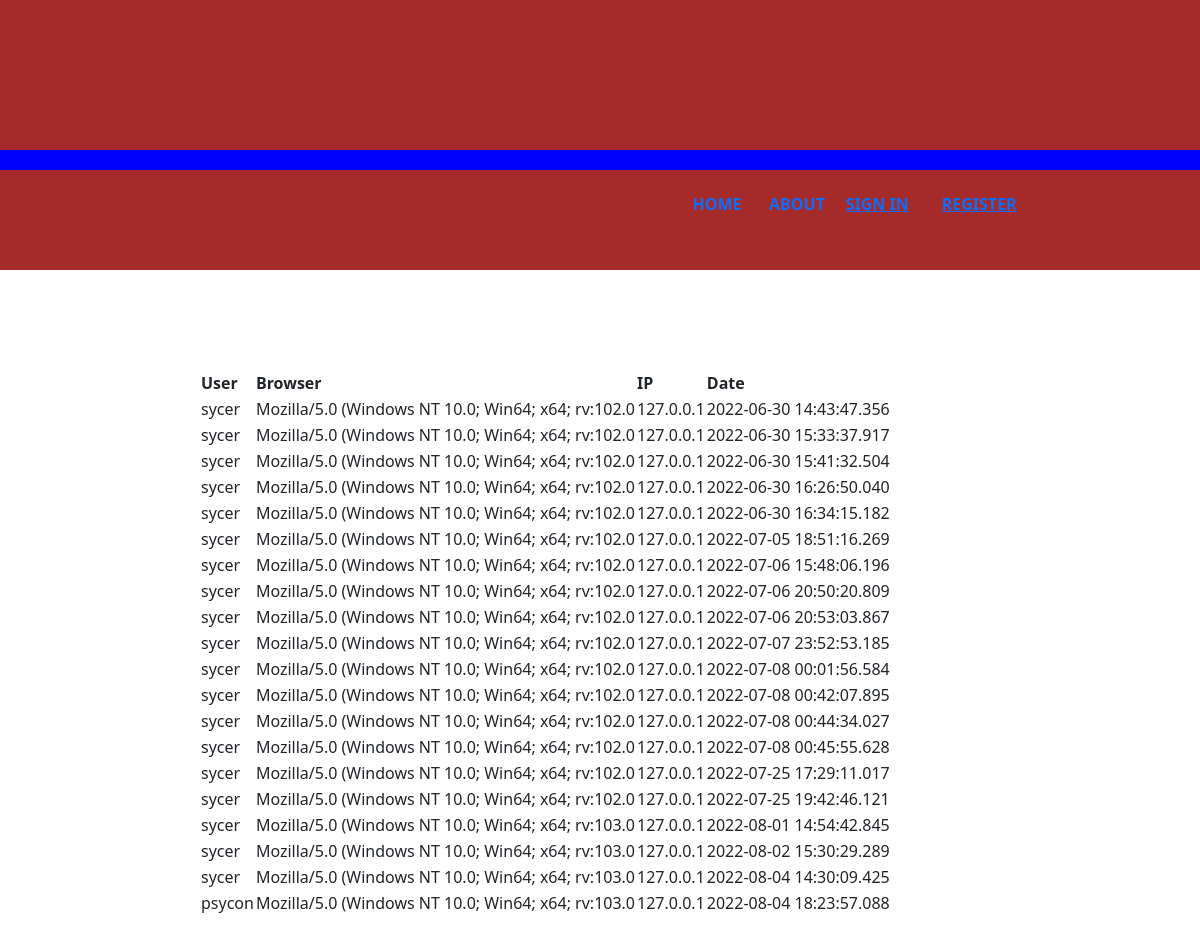
The page /HTML/adminPage.php on the database as committed earlier.
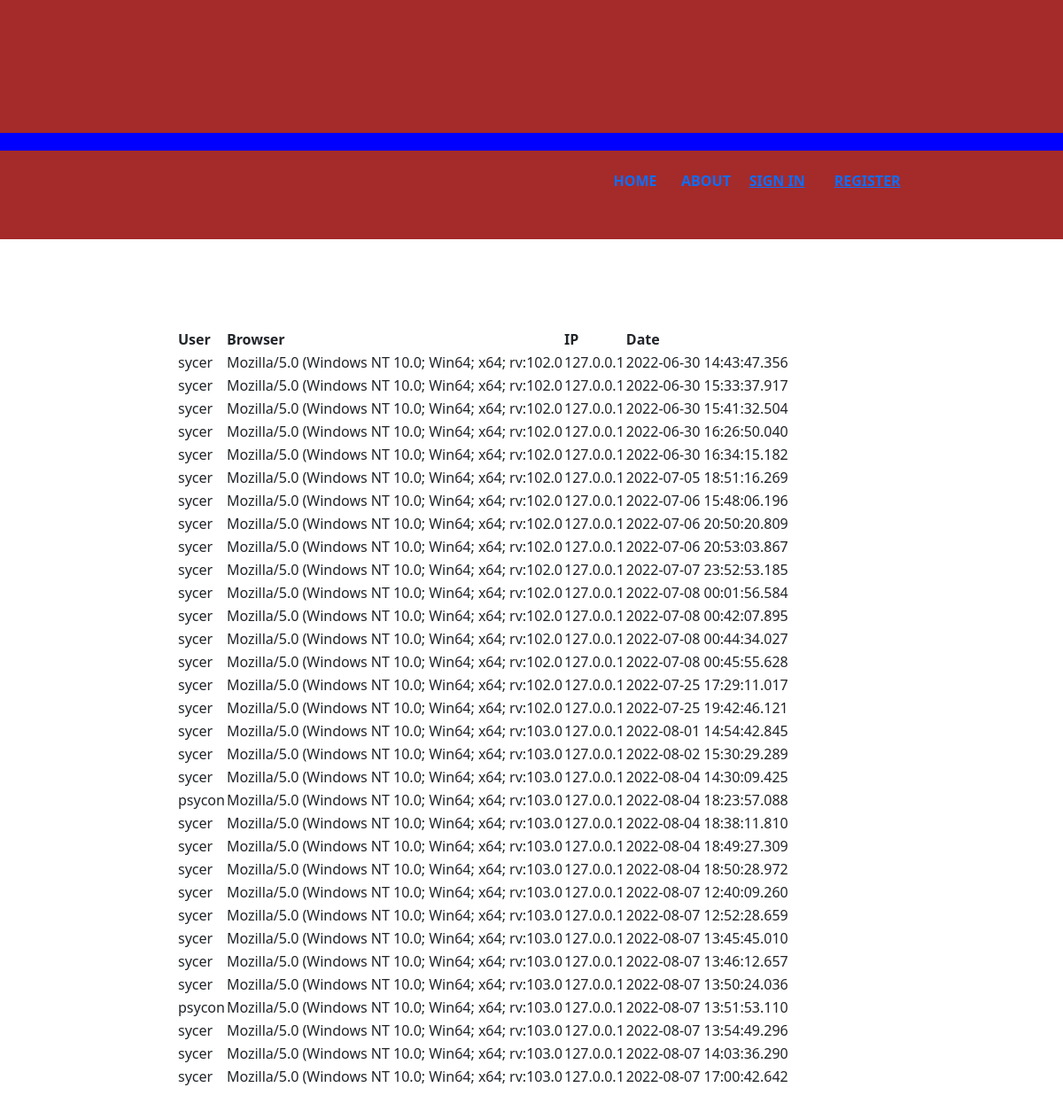
The same page on the database as committed later.
### tables this page shows
CREATE TABLE `logs` (
  `id` int(11) NOT NULL,
  `browser` varchar(50) DEFAULT NULL,
  `ip` varchar(50) DEFAULT NULL,
  `loginDate` datetime(3) DEFAULT current_timestamp(3),
  `user` varchar(50) NOT NULL
);

### HTML/adminPage.php (the view, shortened to what this page needs)
<?php
require_once '../PHP/functions_def.php';
$sql="SELECT * FROM logs";
$ExecSql=$link->query($sql);
?>
<!DOCTYPE html>
<html>
<head>
    <link rel="stylesheet" href="https://cdn.jsdelivr.net/npm/bootstrap@5.2.0-beta1/dist/css/bootstrap.min.css">
</head>
<body>
<div style="width: available">
    <div style="height: 150px; background-color: brown; width: auto">
    </div>
    <div style="height: 20px; background-color: blue; width: auto">
    </div>
    <div style="height: 100px; background-color: brown; align-items: center; display: flex; width: 100%">
        <nav style="display: flex; align-items: center; float: right; width: auto">
            <ul style="display: flex; list-style-type: none; margin: 0 auto; gap: 2rem; flex-wrap: wrap">
                <li style="text-transform: uppercase; font-weight: bold; margin: auto; width: 10%">
                    <a href="index.php" style="text-decoration: none">Home</a>
                </li>
                <li style="text-transform: uppercase; font-weight: bold; margin: auto; width: 10%">
                    <a href="#" style="text-decoration: none;">About</a>
                </li>
                <li style="text-transform: uppercase; font-weight: bold; margin: auto; width: auto">
                    <a href="loginPage.php"<?php if(isset($_SESSION['logged_in'])  && $_SESSION['logged_in'] == true){
                        echo 'style="display:none;"'; }
                    else{
                        echo 'style="display:block;"';}?>
                    >Sign In</a>
                </li>
                <li id="register" style="text-transform: uppercase; font-weight: bold; margin: auto; width: auto">
                    <a href="registerPage.php" <?php if(isset($_SESSION['logged_in'])  && $_SESSION['logged_in'] == true){
                        echo 'style="display:none;"'; }
                    else{
                        echo 'style="display:block;"';}?>> Register</a>
                </li>
            </ul>
        </nav>
    </div>
</div>
<div>
    <div style="padding: 100px;display: flex">
        <div style="margin-left: 100px; display: flex">
            <div>
                <table>
                    <tr>
                    <th>User</th>
                    <th>Browser</th>
                    <th>IP</th>
                    <th>Date</th>
                    </tr>
                    <?php while($fetchdata=$ExecSql->fetch_assoc())
                    { ?>
                    <tr>
                        <td><?php echo $fetchdata['user'] ." ";?> </td>
                        <td><?php echo $fetchdata['browser']. " ";?> </td>
                        <td><?php echo $fetchdata['ip']. " ";?> </td>
                        <td><?php echo $fetchdata['loginDate']. " ";?> </td>
                    </tr>
                    <?php }?>
                </table>
            </div>
        </div>
    </div>
</div>
</body>
</html>

Rows that differ between the two databases and show on the page:
added logs: user "sycer", browser "Mozilla/5.0 (Windows NT 10.0; Win64; x64; rv:103.0", ip "127.0.0.1", loginDate "2022-08-04 18:38:11.810"
added logs: user "sycer", browser "Mozilla/5.0 (Windows NT 10.0; Win64; x64; rv:103.0", ip "127.0.0.1", loginDate "2022-08-04 18:49:27.309"
added logs: user "sycer", browser "Mozilla/5.0 (Windows NT 10.0; Win64; x64; rv:103.0", ip "127.0.0.1", loginDate "2022-08-04 18:50:28.972"
added logs: user "sycer", browser "Mozilla/5.0 (Windows NT 10.0; Win64; x64; rv:103.0", ip "127.0.0.1", loginDate "2022-08-07 12:40:09.260"
added logs: user "sycer", browser "Mozilla/5.0 (Windows NT 10.0; Win64; x64; rv:103.0", ip "127.0.0.1", loginDate "2022-08-07 12:52:28.659"
added logs: user "sycer", browser "Mozilla/5.0 (Windows NT 10.0; Win64; x64; rv:103.0", ip "127.0.0.1", loginDate "2022-08-07 13:45:45.010"
added logs: user "sycer", browser "Mozilla/5.0 (Windows NT 10.0; Win64; x64; rv:103.0", ip "127.0.0.1", loginDate "2022-08-07 13:46:12.657"
added logs: user "sycer", browser "Mozilla/5.0 (Windows NT 10.0; Win64; x64; rv:103.0", ip "127.0.0.1", loginDate "2022-08-07 13:50:24.036"
added logs: user "psycon", browser "Mozilla/5.0 (Windows NT 10.0; Win64; x64; rv:103.0", ip "127.0.0.1", loginDate "2022-08-07 13:51:53.110"
added logs: user "sycer", browser "Mozilla/5.0 (Windows NT 10.0; Win64; x64; rv:103.0", ip "127.0.0.1", loginDate "2022-08-07 13:54:49.296"
added logs: user "sycer", browser "Mozilla/5.0 (Windows NT 10.0; Win64; x64; rv:103.0", ip "127.0.0.1", loginDate "2022-08-07 14:03:36.290"
added logs: user "sycer", browser "Mozilla/5.0 (Windows NT 10.0; Win64; x64; rv:103.0", ip "127.0.0.1", loginDate "2022-08-07 17:00:42.642"
